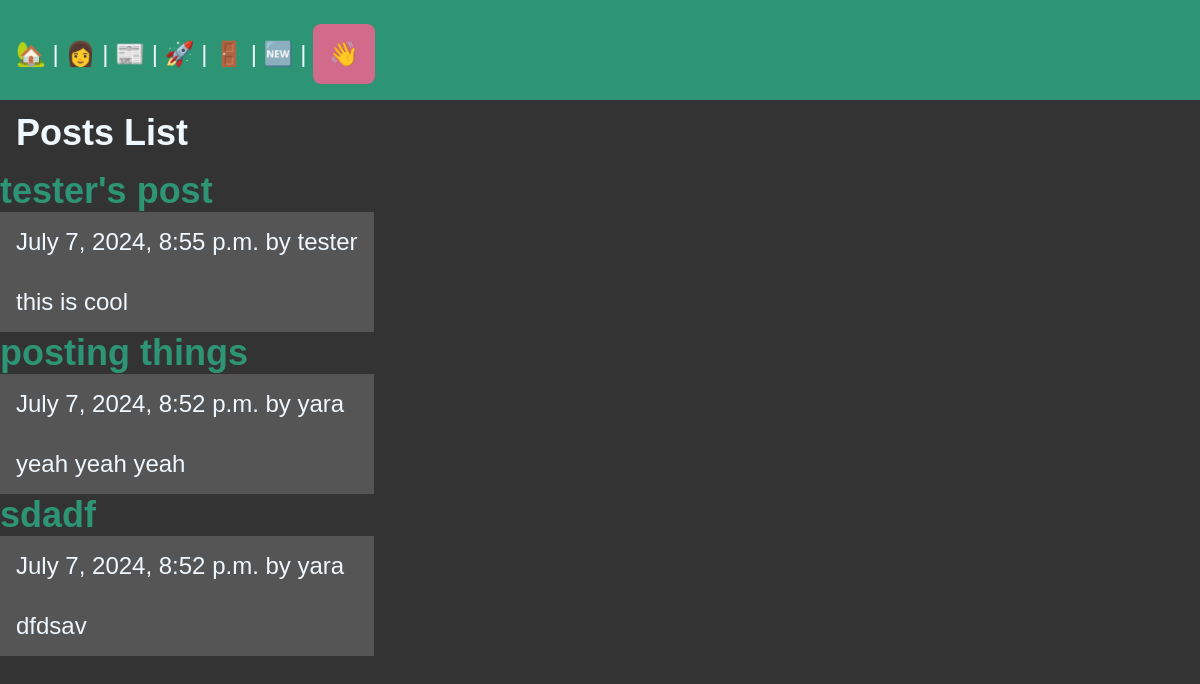
/posts/, run on the app's committed database.
### posts/models.py (models this page shows, shortened)
class Post(models.Model):
    title = models.CharField(max_length=75)
    body = models.TextField()
    slug = models.SlugField()
    date = models.DateTimeField(auto_now_add=True)
    banner = models.ImageField(default='fallback.png', blank=True)
    author = models.ForeignKey(User, on_delete=models.CASCADE, default=None)

### posts/views.py (the view)
# urls.py: path('', views.post_list, name="list"),
def post_list(request):
    posts = Post.objects.all().order_by('-date')
    return render(request, 'posts/posts_list.html', { 'posts': posts})

### posts/templates/posts/posts_list.html (shortened to what this page needs)
{%  extends 'layout.html' %}
{% block content %}
<section>
    <h1>Posts List</h1>
    {% for post in posts %}
        <article class="post">
            <h2>
                <a href="{% url 'posts:page' slug=post.slug %}">
                {{ post.title }}
                </a>
            </h2>
            <p>{{ post.date }} by {{ post.author }}</p>
            <p>{{ post.body }}</p>
        </article>
    {% endfor %}
</section>
{% endblock %}

### static/CSS/style.css (style rules this page uses)
*, *::before, *::after { margin: 0; padding: 0; box-sizing: border-box; }
body { font-family: Ubuntu, sans-serif; min-height: 100vh; display: grid; font-size: 1.5rem; background-color: #333; color: aliceblue; }
h1, p { padding: 1rem; }
p { background-color: #555; }
a { text-decoration: none; color: rgb(45, 149, 115); }

### data on the page
Post: title "tester's post", date "July 7, 2024, 8:55 p.m.", author "tester", body "this is cool"
Post: title "posting things", date "July 7, 2024, 8:52 p.m.", author "yara", body "yeah yeah yeah"
Post: title "sdadf", date "July 7, 2024, 8:52 p.m.", author "yara", body "dfdsav"
